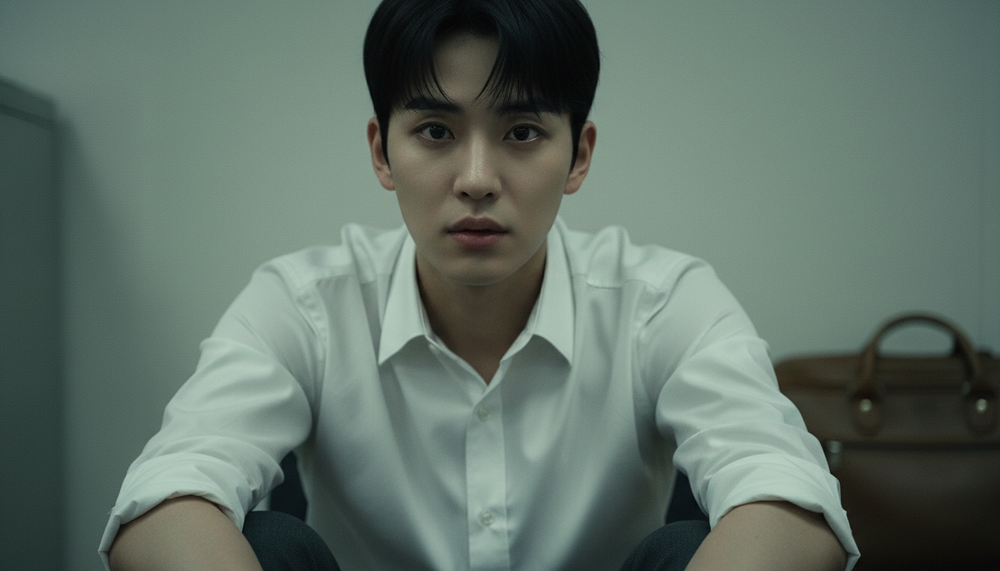
#> input picture scenes/refs/ref_closeup.png, 1000 x 571 px, shrunk from 1344 x 768 before the run; its folder holds 4 pictures in this run
$ python restage.py scenes/refs/ref_closeup.png scenes/refs/ref_front.png scenes/refs/ref_full.png scenes/refs/ref_profile.png
#> lines starting #> are read from the running program, lines starting #| are printed output that depends on the picture
#!/usr/bin/env python3
"""
리스테이징 — 다음 씬의 시작 프레임을 '연출된 컷'으로 다시 세운다.

문제:
    직전 클립의 마지막 프레임을 그대로 Veo 에 넘기면
      · 얼굴이 세대마다 밀린다 (가장 많이 틀어진 프레임을 물려받으므로)
      · 앵글이 늘 같아 편집된 드라마가 아니라 한 컷의 연장처럼 보인다
      · 인물이 계속 카메라를 본다

해법:
    Veo 는 시작 프레임과 ASSET 레퍼런스를 함께 못 받지만
    (Image and reference images cannot be both set),
    이미지 모델은 레퍼런스를 여러 장 받는다.

    그래서 Veo 에 넘기기 전에 이미지 모델로 한 번 거친다:
      ① 배우 레퍼런스로 얼굴을 되돌리고          → 정체성
      ② 장소·의상·색감은 직전 프레임에서 가져오고 → 연속성
      ③ 샷 타입을 바꿔 새 앵글로 다시 세운다      → 컷 전환·다양한 뷰포트

    결과물이 곧 '다음 컷의 첫 프레임'이 된다.

톤 레퍼런스: 드라마 〈미생〉.
"""

import subprocess
from pathlib import Path

ROOT = Path(__file__).parent
REFS_DIR = ROOT / "scenes" / "refs"
MODEL = "gemini-2.5-flash-image"
REF_LIMIT = 3      # 속도/정확도 균형점 (5장 16.6초 / 3장 11.0초 실측)
REGIONS = ["us-central1", "us-east4", "us-west1", "us-west4"]


# ─────────────────────────────────────────────────────────────
# 샷 문법 — 〈미생〉식. 무언가에 가려지고, 비껴 서고, 작게 잡힌다.
# 씬 순서대로 돌아가며 편집된 드라마처럼 보이게 한다.
# ─────────────────────────────────────────────────────────────
SHOTS = [
    {
        "key": "obstructed_wide",
        "label": "와이드 · 가려짐",
        "desc": ("A wide shot taken from behind an obstruction — a door frame, a pillar or "
                 "a glass partition cuts across the foreground, out of focus. "
                 "He stands small and off-centre in the space beyond it, seen from behind "
                 "or in three-quarter rear. The environment dominates the frame."),
    },
    {
        "key": "profile_glass",
        "label": "측면 · 유리 너머",
        "desc": ("A medium shot of him in profile, shot through glass or a reflective steel "
                 "surface so that faint reflections sit over him. "
                 "He looks straight ahead into the space. He is pushed to one side of the "
                 "frame with empty space in front of him."),
    },
    {
        "key": "over_shoulder",
        "label": "오버숄더",
        "desc": ("An over-the-shoulder shot from close behind him: the back of his head and "
                 "one shoulder fill the near side of the frame, heavily out of focus, "
                 "while what he is looking at sits sharp in the distance. "
                 "His face is not visible at all."),
    },
    {
        "key": "quiet_closeup",
        "label": "클로즈업 · 침묵",
        "desc": ("A close-up of his face at a three-quarter angle, his eyes fixed on something "
                 "off-frame to the side — never the lens. He is holding something in. "
                 "Something out of focus crosses the very front of the frame. "
                 "Shallow depth of field, the background dissolved into soft shapes."),
    },
    {
        "key": "high_small",
        "label": "하이앵글 · 작게",
        "desc": ("A high-angle wide shot looking down at him from above, so that he is small "
                 "and enclosed by the floor and the architecture around him. "
                 "He is turned away from the camera. Cold overhead light."),
    },
    {
        "key": "waist_follow",
        "label": "웨이스트 · 뒤따름",
        "desc": ("A waist-level shot from just behind him, the frame breathing slightly as if "
                 "handheld. His back and one side of his face are visible. "
                 "The space he is facing opens up ahead of him."),
    },
]


# 앵글을 바꾸지 않는 모드. 얼굴 교정만 하고 카메라는 직전 프레임 그대로 둔다.
# 매 씬 앵글이 바뀌면 컷이 계속 튀지만, 얼굴 교정은 매 씬 필요하다.
SHOT_HOLD = {
    "key": "hold",
    "label": "연속 · 동일 구도",
    "hold": True,
    "desc": ("Keep the EXACT same camera setup as the previous still — same angle, "
             "same distance, same framing, same composition, the subject at the same "
             "position and scale in frame. This is the same shot continuing, not a new "
             "one. Do not re-frame, do not move the camera, do not change the lens."),
}


# ── 월드 (연출 프롬프트) ───────────────────────────────
# worlds/<id>.json 에서 읽는다. 코드를 고치지 않고 톤·샷·배우를 바꿀 수 있다.
WORLDS_DIR = ROOT / "worlds"
_world_cache = {}


def load_world(world_id):
    if world_id in _world_cache:
        return _world_cache[world_id]
    f = WORLDS_DIR / f"{world_id}.json"
    if not f.exists():
        raise FileNotFoundError(f"월드 파일 없음: {f}")
    import json
    w = json.loads(f.read_text(encoding="utf-8"))
    _world_cache[world_id] = w
    return w


def shot_for(index, world=None):
    """씬 순번에 따라 샷을 고른다. 같은 앵글이 연달아 나오지 않게."""
    shots = (world or {}).get("shots") or SHOTS
    return shots[index % len(shots)]


def hold_shot(world=None):
    return (world or {}).get("hold") or SHOT_HOLD


# ─────────────────────────────────────────────────────────────
# 감독 레이어 — 관람객에게는 보이지 않는 연출 지시.
# 관람객은 "무슨 일이 일어나는가"만 쓰고, "어떻게 찍는가"는 전부 여기서 정한다.
# ─────────────────────────────────────────────────────────────
DIRECTOR = (
    "DIRECTION — shoot this in the visual language of the Korean drama Misaeng. "
    "Observational, unglamorous, documentary-adjacent. The camera is a witness that "
    "happens to be in the room, not a storyteller showing off.\n\n"

    "THE FOURTH WALL IS NEVER BROKEN:\n"
    "The man does not know he is being filmed. He never looks into the lens, never "
    "acknowledges the camera, never poses. His eyes are always occupied by something "
    "inside the scene. If his face is toward camera, his gaze is still angled off-frame. "
    "A straight-to-lens portrait look is a failure.\n\n"

    "FRAME THROUGH SOMETHING — this is the signature of the style:\n"
    "Shoot past or through whatever is in the room: a door frame, a glass partition, "
    "blinds, a pillar, a handrail, a gap between surfaces. Let foreground objects sit in "
    "front of him, out of focus, cutting into the frame. He is often partially hidden, "
    "seen between things, or reflected in glass and steel. A clean unobstructed view of "
    "him is the exception, not the rule.\n\n"

    "BLOCKING:\n"
    "Never centre him. Push him off to one side, low in the frame, or small against the "
    "architecture. Give the space more room than the person — the environment presses in "
    "on him. Backs of heads, shoulders and profiles are normal. He may be cut by the edge "
    "of frame.\n\n"

    "LENS:\n"
    "Longer focal length with compressed perspective, shallow depth of field that isolates "
    "him from a busy background. A quiet handheld feel — the frame sits slightly "
    "imperfectly, as if held by a person. No crane moves, no sweeping camera, no dramatic "
    "angles for their own sake.\n\n"

    "LIGHT AND COLOUR — Misaeng palette, NOT Hollywood:\n"
    "Flat overhead fluorescent light, faintly green, ordinary and unflattering. "
    "Desaturated cool grey-blue. Low contrast, milky blacks, no crushed shadows. "
    "NO teal-and-orange grade, no warm amber accents, no rim light, no lens flare, "
    "nothing glossy or advertising-like. Any light source visible is one that actually "
    "exists in that room.\n\n"

    "PERFORMANCE:\n"
    "Interior and suppressed — Korean workplace realism, where people hold everything in. "
    "Stillness, a held breath, eyes moving before the body does. No theatrical gasping, "
    "no wide melodramatic eyes, no hands raised to the face.\n\n"

    "FORBIDDEN: eye contact with camera, posed portrait framing, centred symmetrical hero "
    "shots, teal-and-orange grade, warm golden light, rim light, lens flare, glamour "
    "lighting, plastic retouched skin, text, subtitles, captions, watermarks, logos, "
    "UI overlays.\n"
)

CONTINUITY = (
    "You are given reference photographs of an actor, followed by ONE film still that is "
    "the last frame of the previous shot.\n\n"
    "TASK: produce the FIRST FRAME OF THE NEXT MOMENT in the same scene.\n\n"
    "MUST STAY THE SAME (continuity):\n"
    "· THE ACTOR'S FACE — THIS IS THE SINGLE MOST IMPORTANT REQUIREMENT.\n"
    "  The face must be the man in the reference photographs and no one else: "
    "same bone structure, same slim V-line jaw and short narrow chin, same large dark "
    "eyes and eyelid shape, same straight nose, same full lips, same thick straight brows, "
    "same black hair with a soft fringe over the forehead.\n"
    "  The face in the previous film still HAS DRIFTED and is NOT reliable. "
    "Where the previous still and the references disagree about his face, "
    "THE REFERENCES WIN — repaint the face to match them. "
    "If a viewer would not immediately recognise him as the man in the reference "
    "photographs, the output is WRONG.\n"
    "· His wardrobe: plain white dress shirt with sleeves rolled to the forearm, "
    "dark charcoal trousers, worn brown leather laptop bag.\n"
    "· The location, set dressing and everything in the environment from the previous still.\n"
    "· The desaturated cool grey-blue Misaeng grade, the flat fluorescent light, "
    "the low contrast and the fine 35mm grain.\n\n"
    "· IGNORE the reference photographs' own backgrounds and lighting — "
    "they exist only to identify his face and clothing.\n\n"
)

# 앵글을 바꾸는 경우에만 붙는다
CHANGE_CLAUSE = (
    "MUST CHANGE (this is a new camera setup, not the same frame):\n"
    "· The camera angle, distance and composition, as specified below.\n\n"
    "NEW CAMERA SETUP:\n"
)

# 앵글을 유지하는 경우 — 바꿀 것은 얼굴뿐임을 못박는다
HOLD_CLAUSE = (
    "CAMERA STAYS, THE MOMENT MOVES ON:\n"
    "· Keep the camera exactly where it was — same angle, distance, framing, lens.\n"
    "· Correct the actor's face to match the reference photographs.\n"
    "· BUT the scene has moved forward: what the STORY BEAT describes must now be "
    "visible in this frame. This is the next moment from the same camera position, "
    "not a copy of the previous still.\n\n"
    "CAMERA:\n"
)


def build_continuity(world):
    """월드의 배우·의상·색감을 넣어 연속성 규칙을 만든다."""
    return (
        "You are given reference photographs of an actor, followed by ONE film still that is "
        "the last frame of the previous shot.\n\n"
        "TASK: produce the FIRST FRAME OF THE NEXT MOMENT in the same scene.\n\n"
        "MUST STAY THE SAME (continuity):\n"
        "· THE ACTOR'S FACE — THIS IS THE SINGLE MOST IMPORTANT REQUIREMENT.\n"
        f"  {world['character']}\n"
        "  The face must be the man in the reference photographs and no one else. "
        "The face in the previous film still HAS DRIFTED and is NOT reliable. "
        "Where the previous still and the references disagree about his face, "
        "THE REFERENCES WIN — repaint the face to match them. "
        "If a viewer would not immediately recognise him as the man in the reference "
        "photographs, the output is WRONG.\n"
        f"· His wardrobe: {world['wardrobe']}\n"
        "· The location, set dressing and everything in the environment from the previous still.\n"
        f"· The grade and light: {world['grade']}\n\n"
        "· IGNORE the reference photographs' own backgrounds and lighting — "
        "they exist only to identify his face and clothing.\n\n"
    )


def restage(prev_frame, out_path, shot, beat=None, refs_dir=None, world=None,
            aspect="16:9"):
    """직전 프레임 → 다음 컷의 시작 프레임.

    shot : SHOTS 항목
    beat : 관람객 문장. 새 컷이 무엇을 담아야 하는지 알려준다.
    """
#> called with prev_frame = 'scenes/refs/ref_closeup.png', out_path = 'scenes/refs/ref_front.png', beat = 'scenes/refs/ref_profile.png', aspect = '16:9'
    from google import genai
    from google.genai import types
    from PIL import Image

    prev_frame, out_path = Path(prev_frame), Path(out_path)
    if isinstance(world, str):
        world = load_world(world)
    refs_dir = refs_dir or (ROOT / world["refsDir"] if world else REFS_DIR)
    # 레퍼런스가 많을수록 느리다. 얼굴 정보가 많은 순으로 3장만.
    order = ["ref_closeup", "ref_quarter", "ref_full", "ref_front", "ref_profile"]
    pool = {p.stem: p for p in Path(refs_dir).glob("*.png")}
    refs = [pool[k] for k in order if k in pool][:REF_LIMIT] or \
        sorted(pool.values())[:REF_LIMIT]
    if not refs:
        raise FileNotFoundError(f"배우 레퍼런스 없음: {refs_dir}")

    clause = HOLD_CLAUSE if shot.get("hold") else CHANGE_CLAUSE
    director = (world or {}).get("director") or DIRECTOR
    continuity = build_continuity(world) if world else CONTINUITY
    prompt = director + "\n" + continuity + clause + shot["desc"]
    if beat:
        prompt += (
            f"\n\nSTORY BEAT — what this frame must show:\n{beat}\n"
            "Compose the frame so this is clearly visible. "
            "Render it as things and actions, never as written words: no captions, "
            "no signage, no readable text, no letters anywhere in the image."
        )

    parts = [Image.open(str(r)) for r in refs] + [Image.open(str(prev_frame)), prompt]
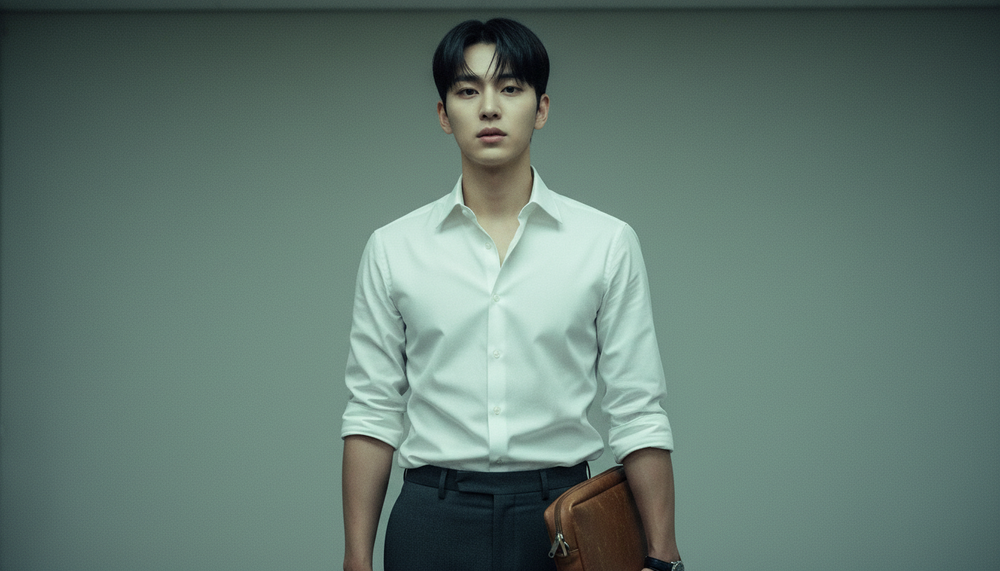
#> input picture scenes/refs/ref_full.png, 1000 x 571 px, shrunk from 1344 x 768 before the run
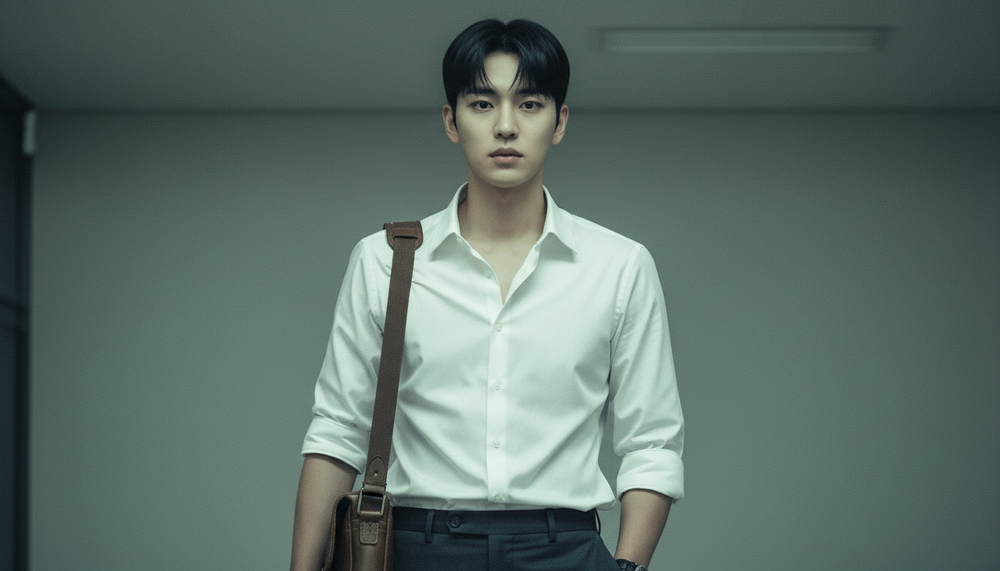
#> input picture scenes/refs/ref_front.png, 1000 x 571 px, shrunk from 1344 x 768 before the run
#> parts = 5 items

    project_id = _project()
    last = None
    for region in REGIONS:
        try:
            client = genai.Client(vertexai=True, project=project_id, location=region)
            res = client.models.generate_content(
                model=MODEL, contents=parts,
                config=types.GenerateContentConfig(
                    image_config=types.ImageConfig(aspect_ratio=aspect)),
            )
            for cand in res.candidates or []:
                for part in cand.content.parts or []:
                    blob = getattr(part, "inline_data", None)
                    if blob and blob.data:
                        out_path.parent.mkdir(parents=True, exist_ok=True)
                        out_path.write_bytes(blob.data)
                        return out_path
            last = RuntimeError("이미지 파트 없음")
        except Exception as e:
            last = e
    raise RuntimeError(f"리스테이징 실패: {last}")


def _project():
    import os
    for k in ("GOOGLE_CLOUD_PROJECT", "GCP_PROJECT", "SSG_PROJECT"):
        if os.environ.get(k):
            return os.environ[k]
    try:
        import google.auth
        _, p = google.auth.default()
        if p:
            return p
    except Exception:
        pass
    return subprocess.check_output(
        ["gcloud", "config", "get-value", "project"], text=True).strip()


if __name__ == "__main__":
    import sys
    if len(sys.argv) < 3:
        print("사용법: python3 restage.py <직전프레임> <출력.png> [샷키] [문장]")
        print("  샷:", ", ".join(s["key"] for s in SHOTS))
        sys.exit(1)
    key = sys.argv[3] if len(sys.argv) > 3 else "profile_glass"
    shot = next((s for s in SHOTS if s["key"] == key), SHOTS[1])
    beat = sys.argv[4] if len(sys.argv) > 4 else None
    print(f"✓ {restage(sys.argv[1], sys.argv[2], shot, beat)}  [{shot['label']}]")
#> (the call stopped at in _project, `return subprocess.check_output( ["gcloud", "config", "get-value", "pro..`: subprocess is not available in this run)
